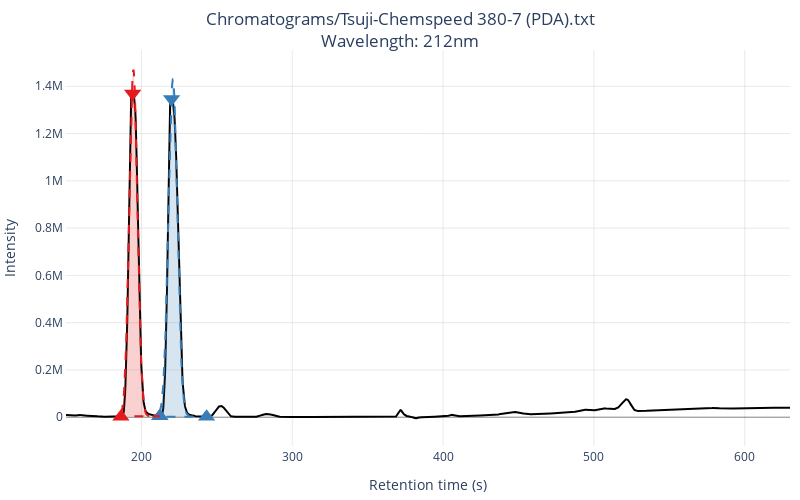

The cell this chart's notebook holds for it:
### Code cell
print(chroms[6].peaks)
print(chroms[6].ratios)
print(chroms[6].calculate_er((0,1)))
chroms[6].plot(peaks=True, gaussians=True)

### Figure 1 — Plotly figure (JSON) as saved in the notebook; plotly's stock layout.template omitted (floating-point values rounded to 4 significant figures; data arrays with more than 128 entries replaced by an {"elided": "..."} marker saying what was removed)
{"data": [{"line": {"color": "black", "shape": "linear"}, "name": "chromatogram", "type": "scatter", "x": {"elided": "2401 int values"}, "y": {"elided": "2401 int values"}}, {"customdata": [[["Peak 0", "194.20000000000002", "9892781.734944418", "0.4852679804822633"]]], "hovertemplate": "<b>%{customdata[0][0]}</b><br>center: %{customdata[0][1]:.1f}s<br>area: %{customdata[0][2]:f}<br>ratio: %{customdata[0][3]:.1%}", "marker": {"color": "#e41a1c", "size": 15, "symbol": "triangle-down"}, "mode": "markers", "name": "Peak 0", "type": "scatter", "x": [971], "y": [1369030]}, {"marker": {"color": "#e41a1c", "size": 15, "symbol": "triangle-up"}, "mode": "markers", "name": "Peak 0", "type": "scatter", "x": [932], "y": [1691]}, {"marker": {"color": "#e41a1c", "size": 15, "symbol": "triangle-up"}, "mode": "markers", "name": "Peak 0", "type": "scatter", "x": [1061], "y": [4531]}, {"customdata": [[["Peak 1", "220.0", "10493442.233743753", "0.5147320195177368"]]], "hovertemplate": "<b>%{customdata[0][0]}</b><br>center: %{customdata[0][1]:.1f}s<br>area: %{customdata[0][2]:f}<br>ratio: %{customdata[0][3]:.1%}", "marker": {"color": "#377eb8", "size": 15, "symbol": "triangle-down"}, "mode": "markers", "name": "Peak 1", "type": "scatter", "x": [1100], "y": [1346136]}, {"marker": {"color": "#377eb8", "size": 15, "symbol": "triangle-up"}, "mode": "markers", "name": "Peak 1", "type": "scatter", "x": [1061], "y": [4531]}, {"marker": {"color": "#377eb8", "size": 15, "symbol": "triangle-up"}, "mode": "markers", "name": "Peak 1", "type": "scatter", "x": [1216], "y": [1645]}, {"fill": "toself", "fillcolor": "rgba(228, 26, 28, 0.2)", "line": {"color": "#e41a1c", "dash": "dash", "shape": "linear", "width": 2}, "name": "", "type": "scatter", "x": {"elided": "260 int values"}, "y": {"elided": "260 float values"}}, {"fill": "toself", "fillcolor": "rgba(55, 126, 184, 0.2)", "line": {"color": "#377eb8", "dash": "dash", "shape": "linear", "width": 2}, "name": "", "type": "scatter", "x": {"elided": "312 int values"}, "y": {"elided": "312 float values"}}], "layout": {"autosize": false, "height": 500, "margin": {"b": 10, "l": 10, "r": 10, "t": 50}, "paper_bgcolor": "white", "plot_bgcolor": "rgba(0,0,0,0)", "showlegend": false, "title": {"text": "Chromatograms/Tsuji-Chemspeed 380-7 (PDA).txt<br>Wavelength: 212nm", "x": 0.5}, "width": 800, "xaxis": {"gridcolor": "lightgrey", "gridwidth": 0.5, "showline": true, "tickmode": "array", "ticktext": [200, 300, 400, 500, 600], "tickvals": [1000, 1500, 2000, 2500, 3000], "title": {"text": "Retention time (s)"}, "zeroline": true, "zerolinecolor": "black", "zerolinewidth": 0.5}, "yaxis": {"gridcolor": "lightgrey", "gridwidth": 0.5, "showline": true, "title": {"text": "Intensity"}, "zeroline": true, "zerolinecolor": "black", "zerolinewidth": 0.5}}}
